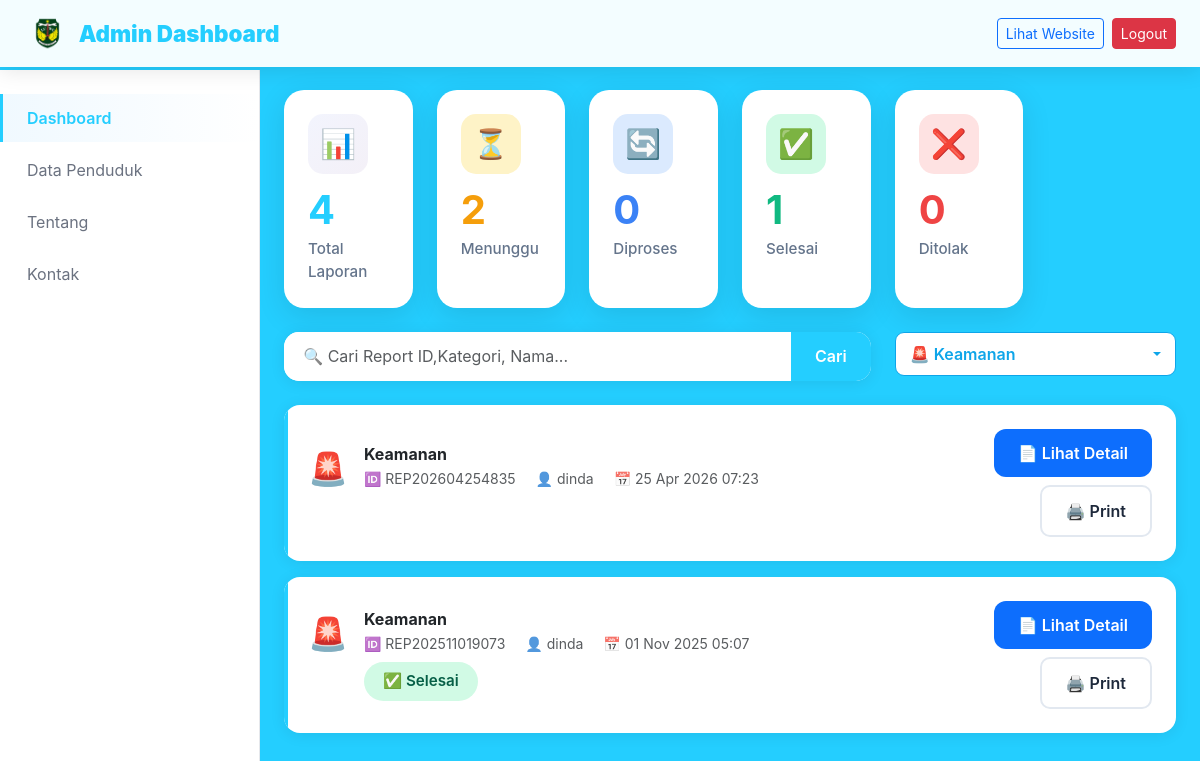
The app's page /dashboard.php?kategori=Keamanan (signed in) with its own data.
### tables this page shows
CREATE TABLE `reports` (
  `id` int(11) NOT NULL,
  `report_id` varchar(50) NOT NULL,
  `nama` varchar(100) DEFAULT NULL,
  `kontak` varchar(100) DEFAULT NULL,
  `kategori` varchar(50) DEFAULT NULL,
  `isi` text NOT NULL,
  `foto` varchar(255) DEFAULT NULL,
  `status` enum('menunggu','diproses','selesai','ditolak') DEFAULT 'menunggu',
  `note_admin` text DEFAULT NULL,
  `tanggal` timestamp NOT NULL DEFAULT current_timestamp(),
  `updated_at` timestamp NULL DEFAULT NULL ON UPDATE current_timestamp(),
  `is_anonim` tinyint(1) DEFAULT 0,
  `user_id` int(11) DEFAULT NULL
);

### util.php (called while the page is built, shortened)
<?php
function esc($s) { return htmlspecialchars($s ?? '', ENT_QUOTES | ENT_SUBSTITUTE, 'UTF-8'); }
?>

### dashboard.php (the view, shortened to what this page needs)
<?php
require_once __DIR__ . '/../config/koneksi.php';
require_once __DIR__ . '/../helpers/util.php';
$stats_query = "SELECT
    COUNT(*) as total,
    SUM(CASE WHEN status = 'menunggu' THEN 1 ELSE 0 END) as menunggu,
    SUM(CASE WHEN status = 'diproses' THEN 1 ELSE 0 END) as diproses,
    SUM(CASE WHEN status = 'selesai' THEN 1 ELSE 0 END) as selesai,
    SUM(CASE WHEN status = 'ditolak' THEN 1 ELSE 0 END) as ditolak
FROM reports";
$stats_result = $conn->query($stats_query);
$stats = $stats_result ? $stats_result->fetch_assoc() : ['total' => 0, 'menunggu' => 0, 'diproses' => 0, 'selesai' => 0, 'ditolak' => 0];
$stats['total'] = $stats['total'] ?? 0;
$stats['menunggu'] = $stats['menunggu'] ?? 0;
$stats['diproses'] = $stats['diproses'] ?? 0;
$stats['selesai'] = $stats['selesai'] ?? 0;
$stats['ditolak'] = $stats['ditolak'] ?? 0;
$filter = $_GET['filter'] ?? 'all';
$search = $_GET['search'] ?? '';
$kategori_filter = $_GET['kategori'] ?? 'all';
$kategori_icons = [
  'Infrastruktur' => '🗂️', 'Sosial' => '📚', 'Kebersihan' => '🌳',
  'Kesehatan' => '🏥', 'Keamanan' => '🚨', 'Saran atau Aspirasi Masyarakat' => '📌',
];
$query = 'SELECT id, report_id, kategori, status, tanggal, nama FROM reports WHERE 1=1';
$params = [];
$types = '';
if($kategori_filter !== 'all') {
    $query .= ' AND kategori = ?';
    $params[] = $kategori_filter;
    $types .= 's';
}
$query .= ' ORDER BY tanggal DESC LIMIT 50';
if(count($params) > 0) {
    $stmt = $conn->prepare($query);
    $stmt->bind_param($types, ...$params);
    $stmt->execute();
    $res = $stmt->get_result();
} else {
    $res = $conn->query($query);
}
$current_page = 'dashboard';
?>
<!DOCTYPE html>
<html lang="id">
<head>
  <link href="https://cdn.jsdelivr.net/npm/bootstrap@5.3.2/dist/css/bootstrap.min.css" rel="stylesheet">
  <link href="admin_styles.css" rel="stylesheet">
</head>
<body>
<nav class="admin-navbar">
  <div class="container-fluid px-4">
    <div class="d-flex justify-content-between align-items-center">
      <div class="d-flex align-items-center gap-3">
        <a class="navbar-brand d-flex align-items-center" href="dashboard.php">
          <img src="luwu.png" style="height: 35px;" class="me-2">
          <strong>Admin Dashboard</strong>
        </a>
      </div>
      <div class="d-flex gap-2 align-items-center">
        <a href="../public/index.php" class="btn btn-outline-primary btn-sm" target="_blank">
          Lihat Website
        </a>
        <a href="logout.php" class="btn btn-danger btn-sm" onclick="return confirm('Yakin ingin logout?')">
          Logout
        </a>
      </div>
    </div>
  </div>
</nav>
<aside class="sidebar" id="sidebar">
  <ul class="sidebar-menu">
    <li class="sidebar-item">
      <a href="dashboard.php" class="sidebar-link <?php echo $current_page === 'dashboard' ? 'active' : ''; ?>">
        Dashboard
      </a>
    </li>
    <li class="sidebar-item">
      <a href="data_penduduk.php" class="sidebar-link <?php echo $current_page === 'penduduk' ? 'active' : ''; ?>">
        Data Penduduk
      </a>
    </li>
    <li class="sidebar-item">
      <a href="edit_about.php" class="sidebar-link <?php echo $current_page === 'about' ? 'active' : ''; ?>">
        Tentang
      </a>
    </li>
    <li class="sidebar-item">
      <a href="edit_contact.php" class="sidebar-link <?php echo $current_page === 'contact' ? 'active' : ''; ?>">
        Kontak
      </a>
    </li>
  </ul>
</aside>
<div class="main-content">
  <div class="container-fluid px-4 pb-5">
    <div class="row g-4 mb-4">
      <div class="col-md-2 col-4">
        <a href="dashboard.php" class="text-decoration-none">
        <div class="stats-card stats-card-clickable">
          <div class="stats-icon" style="background: linear-gradient(135deg, #667eea15, #764ba215);">
            📊
          </div>
          <div class="stats-number" style="color: var(--primary);">
            <?php echo $stats['total']; ?>
          </div>
          <div class="stats-label">Total Laporan</div>
        </div>
        </a>
      </div>
      <div class="col-md-2 col-4">
        <a href="dashboard.php?filter=menunggu" class="text-decoration-none">
        <div class="stats-card stats-card-clickable <?php echo $filter === 'menunggu' ? 'stats-card-active' : ''; ?>">
          <div class="stats-icon" style="background: #fef3c7;">
            ⏳
          </div>
          <div class="stats-number" style="color: var(--warning);">
            <?php echo $stats['menunggu']; ?>
          </div>
          <div class="stats-label">Menunggu</div>
        </div>
        </a>
      </div>
      <div class="col-md-2 col-4">
        <a href="dashboard.php?filter=diproses" class="text-decoration-none">
        <div class="stats-card stats-card-clickable <?php echo $filter === 'diproses' ? 'stats-card-active' : ''; ?>">
          <div class="stats-icon" style="background: #dbeafe;">
            🔄
          </div>
          <div class="stats-number" style="color: var(--info);">
            <?php echo $stats['diproses']; ?>
          </div>
          <div class="stats-label">Diproses</div>
        </div>
        </a>
      </div>
      <div class="col-md-2 col-4">
        <a href="dashboard.php?filter=selesai" class="text-decoration-none">
        <div class="stats-card stats-card-clickable <?php echo $filter === 'selesai' ? 'stats-card-active' : ''; ?>">
          <div class="stats-icon" style="background: #d1fae5;">
            ✅
          </div>
          <div class="stats-number" style="color: var(--success);">
            <?php echo $stats['selesai']; ?>
          </div>
          <div class="stats-label">Selesai</div>
        </div>
        </a>
      </div>
      <div class="col-md-2 col-4">
        <a href="dashboard.php?filter=ditolak" class="text-decoration-none">
        <div class="stats-card stats-card-clickable <?php echo $filter === 'ditolak' ? 'stats-card-active' : ''; ?>">
          <div class="stats-icon" style="background: #fee2e2;">
            ❌
          </div>
          <div class="stats-number" style="color: #ef4444;">
            <?php echo $stats['ditolak']; ?>
          </div>
          <div class="stats-label">Ditolak</div>
        </div>
        </a>
      </div>
    </div>
    <div class="row mb-4">
      <div class="col-md-8 mb-6 mb-md-0">
        <form method="GET" action="dashboard.php" class="search-box">
          <div class="input-group">
            <input type="text" name="search" class="form-control" placeholder="🔍 Cari Report ID,Kategori, Nama..." value="<?php echo htmlspecialchars($search);?>">
            <button class="btn" type="submit">Cari</button>
          </div>
        </form>
      </div>
      <div class="col-md-4 mb-4 mb-md-0">
        <?php
          $kat_label = $kategori_filter === 'all' ? '🗃️ Semua Kategori' : ($kategori_icons[$kategori_filter] . ' ' . $kategori_filter);
        ?>
        <div class="dropdown w-90">
          <button class="btn btn-white dropdown-toggle w-100 text-start d-flex align-items-center justify-content-between"
                  type="button" data-bs-toggle="dropdown" aria-expanded="false"
                  style="background:#fff; border:1.5px solid <?php echo $kategori_filter !== 'all' ? '#0ea5e9' : '#d1d5db'; ?>; border-radius:9px; padding:9px 14px; font-size:16px; color:<?php echo $kategori_filter !== 'all' ? '#0ea5e9' : '#444'; ?>; font-weight:<?php echo $kategori_filter !== 'all' ? '600' : '400'; ?>;">
            <span><?php echo $kat_label; ?></span>
          </button>
        </div>
      </div>
    </div>
    <?php if($res && $res->num_rows > 0): ?>
      <?php while($row = $res->fetch_assoc()): ?>
        <div class="report-card">
          <div class="row align-items-center">
            <div class="col-md-8 mb-4 mb-md-0">
              <div class="d-flex align-items-start">
                <div class="me-3" style="font-size: 2rem;">
                  <?php
                    $icons = [
                      'Infrastruktur' => '🗂️',
                      'Sosial' => '📚',
                      'Kebersihan' => '🌳',
                      'Kesehatan' => '🏥',
                      'Keamanan' => '🚨',
                      'Saran atau Aspirasi Masyarakat' => '📌'
                    ];
                    echo $icons[$row['kategori']] ?? '📋';
                  ?>
                </div>
                <div class="flex-grow-1">
                  <h6 class="mb-1 fw-bold"><?php echo esc($row['kategori'] ?: 'Tidak Berkategori'); ?></h6>
                  <div class="text-muted small mb-2">
                    <span class="me-3">🆔 <?php echo esc($row['report_id']); ?></span>
                    <span class="me-3">👤 <?php echo esc($row['nama'] ?: 'Anonim'); ?></span>
                    <span>📅 <?php echo date('d M Y H:i', strtotime($row['created_at'] ?? $row['tanggal'])); ?></span>
                  </div>
                  <span class="status-badge status-<?php echo str_replace(' ', '', esc($row['status'])); ?>">
                    <?php
                      $status_icons = [
                        'menunggu' => '⏳',
                        'diproses' => '🔄',
                        'selesai' => '✅',
                        'ditolak' => '❌'
                      ];
                      $status_labels = [
                        'menunggu' => 'Menunggu',
                        'diproses' => 'Diproses',
                        'selesai' => 'Selesai',
                        'ditolak' => 'Ditolak'
                      ];
                      echo ($status_icons[$row['status']] ?? '') . ' ' . ($status_labels[$row['status']] ?? $row['status']);
                    ?>
                  </span>
                </div>
              </div>
            </div>
            <div class="col-md-4 text-md-end d-flex gap-2 justify-content-md-end flex-wrap">
              <a href="view.php?report_id=<?php echo urlencode($row['report_id']); ?>"
                 class="btn btn-primary btn-action">
                📄 Lihat Detail
              </a>
              <a href="print_laporan.php?report_id=<?php echo urlencode($row['report_id']); ?>"
                 target="_blank"
                 class="btn btn-action btn-print-laporan">
                🖨️ Print
              </a>
            </div>
          </div>
        </div>
      <?php endwhile; ?>
    <?php endif; ?>
  </div>
</div>
</body>
</html>

### admin_styles.css (style rules this page uses)
:root { --primary: #24ceff; --secondary: #24ceff; --success: #10b981; --warning: #f59e0b; --danger: #ef4444; --info: #3b82f6; }
body { background: linear-gradient(135deg, var(--primary), var(--secondary)); min-height: 100vh; font-family: -apple-system, BlinkMacSystemFont, "Segoe UI", Roboto, sans-serif; }
.admin-navbar { background: rgba(255, 255, 255, 0.95); backdrop-filter: blur(10px); box-shadow: 0 4px 20px rgba(0, 0, 0, 0.1); padding: 1rem 0; margin-bottom: 2rem; }
.admin-navbar .navbar-brand { font-weight: 700; font-size: 1.4rem; color: var(--primary); }
.stats-card { background: white; border-radius: 20px; padding: 1.5rem; box-shadow: 0 8px 30px rgba(0, 0, 0, 0.1); transition: transform 0.3s ease, box-shadow 0.3s ease; border: none; height: 100%; }
.stats-icon { width: 60px; height: 60px; border-radius: 15px; display: flex; align-items: center; justify-content: center; font-size: 1.8rem; margin-bottom: 1rem; }
.stats-number { font-size: 2.5rem; font-weight: 700; line-height: 1; margin-bottom: 0.5rem; }
.stats-label { color: #64748b; font-size: 0.95rem; font-weight: 500; }
.report-card { background: white; border-radius: 16px; padding: 1.5rem; margin-bottom: 1rem; box-shadow: 0 2px 15px rgba(0, 0, 0, 0.08); transition: all 0.3s ease; border: none; position: relative; overflow: hidden; }
.report-card::before { content: ''; position: absolute; left: 0; top: 0; height: 100%; width: 4px; background: linear-gradient(135deg, var(--primary), var(--secondary)); }
.status-badge { padding: 0.4rem 1rem; border-radius: 20px; font-weight: 600; font-size: 0.85rem; display: inline-block; }
.status-selesai { background: #d1fae5; color: #065f46; }
.search-box { background: white; border-radius: 15px; box-shadow: 0 2px 15px rgba(0, 0, 0, 0.08); overflow: hidden; }
.search-box input { border: none; padding: 0.8rem 1.2rem; }
.search-box button { background: linear-gradient(135deg, var(--primary), var(--secondary)); border: none; color: white; padding: 0.8rem 1.5rem; font-weight: 600; }
.btn-action { border-radius: 10px; padding: 0.5rem 1.2rem; font-weight: 600; transition: all 0.3s ease; border: 2px solid; }
.status-badge { padding: 0.5rem 1.2rem; border-radius: 20px; font-weight: 600; font-size: 0.95rem; display: inline-block; }
.form-control, .form-select { border: 2px solid #e2e8f0; border-radius: 12px; padding: 0.75rem 1rem; transition: all 0.3s ease; }
.btn-action { border-radius: 12px; padding: 0.75rem 1.5rem; font-weight: 600; transition: all 0.3s ease; border: none; }
.sidebar { position: fixed; top: 70px; left: 0; width: 260px; height: calc(100vh - 70px); background: white; border-right: 1px solid #e5e7eb; padding: 1.5rem 0; overflow-y: auto; }
.sidebar-menu { list-style: none; padding: 0; margin: 0; }
.sidebar-item { margin-bottom: 0.25rem; }
.sidebar-link { display: flex; align-items: center; padding: 0.75rem 1.5rem; color: #6b7280; text-decoration: none; transition: all 0.2s; border-left: 3px solid transparent; }
.sidebar-link.active { background: linear-gradient(90deg, #f0f9ff, transparent); color: var(--primary); font-weight: 600; border-left-color: var(--primary); }
.main-content { margin-left: 260px; padding-top: 90px; }
.admin-navbar { position: fixed; top: 0; left: 0; right: 0; z-index: 1000; }
.btn-print-laporan { background: white; color: #1e293b; border: 2px solid #e2e8f0 !important; border-radius: 10px; font-weight: 600; transition: all 0.3s ease; }

### dashboard.php (style rules this page uses)
.stats-card-clickable { cursor: pointer; transition: transform 0.15s ease, box-shadow 0.15s ease; }

### records on screen
reports: kategori "🚨", kategori "Keamanan", report "REP202604254835", nama "dinda", tanggal "25 Apr 2026 07:23"
reports: kategori "🚨", kategori "Keamanan", report "REP202511019073", nama "dinda", tanggal "01 Nov 2025 05:07", status "✅", status "Selesai"

### other values on screen
$stats['total'] "4"
$stats['menunggu'] "2"
$stats['diproses'] "0"
$stats['selesai'] "1"
$stats['ditolak'] "0"
$kat_label "🚨 Keamanan"
